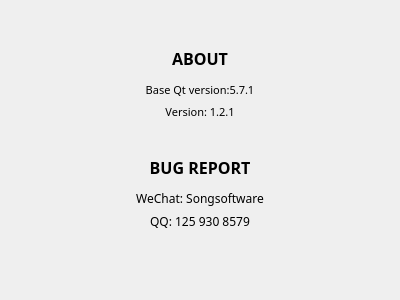
<?xml version="1.0" encoding="UTF-8"?>
<ui version="4.0">
 <class>Dialog</class>
 <widget class="QDialog" name="Dialog">
  <property name="geometry">
   <rect>
    <x>0</x>
    <y>0</y>
    <width>400</width>
    <height>300</height>
   </rect>
  </property>
  <property name="windowTitle">
   <string>Dialog</string>
  </property>
  <property name="windowIcon">
   <iconset>
    <normaloff>Resources/about.png</normaloff>Resources/about.png</iconset>
  </property>
  <widget class="QWidget" name="verticalLayoutWidget">
   <property name="geometry">
    <rect>
     <x>120</x>
     <y>40</y>
     <width>160</width>
     <height>80</height>
    </rect>
   </property>
   <layout class="QVBoxLayout" name="verticalLayout" stretch="1,0,0">
    <item>
     <widget class="QLabel" name="label">
      <property name="font">
       <font>
        <family>微软雅黑</family>
        <pointsize>12</pointsize>
        <weight>75</weight>
        <bold>true</bold>
       </font>
      </property>
      <property name="text">
       <string>ABOUT</string>
      </property>
      <property name="alignment">
       <set>Qt::AlignCenter</set>
      </property>
     </widget>
    </item>
    <item>
     <widget class="QLabel" name="label_2">
      <property name="font">
       <font>
        <family>微软雅黑 Light</family>
        <pointsize>8</pointsize>
       </font>
      </property>
      <property name="text">
       <string>Base Qt version:5.7.1</string>
      </property>
      <property name="alignment">
       <set>Qt::AlignCenter</set>
      </property>
     </widget>
    </item>
    <item>
     <widget class="QLabel" name="label_5">
      <property name="font">
       <font>
        <family>微软雅黑 Light</family>
        <pointsize>8</pointsize>
       </font>
      </property>
      <property name="text">
       <string>Version: 1.2.1</string>
      </property>
      <property name="alignment">
       <set>Qt::AlignCenter</set>
      </property>
     </widget>
    </item>
   </layout>
  </widget>
  <widget class="QWidget" name="verticalLayoutWidget_2">
   <property name="geometry">
    <rect>
     <x>120</x>
     <y>150</y>
     <width>160</width>
     <height>80</height>
    </rect>
   </property>
   <layout class="QVBoxLayout" name="verticalLayout_2" stretch="2,0,0">
    <item>
     <widget class="QLabel" name="label_3">
      <property name="font">
       <font>
        <family>微软雅黑</family>
        <pointsize>12</pointsize>
        <weight>75</weight>
        <bold>true</bold>
       </font>
      </property>
      <property name="text">
       <string>BUG REPORT</string>
      </property>
      <property name="alignment">
       <set>Qt::AlignCenter</set>
      </property>
     </widget>
    </item>
    <item>
     <widget class="QLabel" name="label_4">
      <property name="font">
       <font>
        <family>微软雅黑 Light</family>
        <weight>50</weight>
        <bold>false</bold>
       </font>
      </property>
      <property name="text">
       <string>WeChat: Songsoftware</string>
      </property>
      <property name="alignment">
       <set>Qt::AlignCenter</set>
      </property>
     </widget>
    </item>
    <item>
     <widget class="QLabel" name="label_6">
      <property name="font">
       <font>
        <family>微软雅黑 Light</family>
       </font>
      </property>
      <property name="text">
       <string>QQ: 125 930 8579</string>
      </property>
      <property name="alignment">
       <set>Qt::AlignCenter</set>
      </property>
     </widget>
    </item>
   </layout>
  </widget>
 </widget>
 <resources/>
 <connections/>
</ui>
